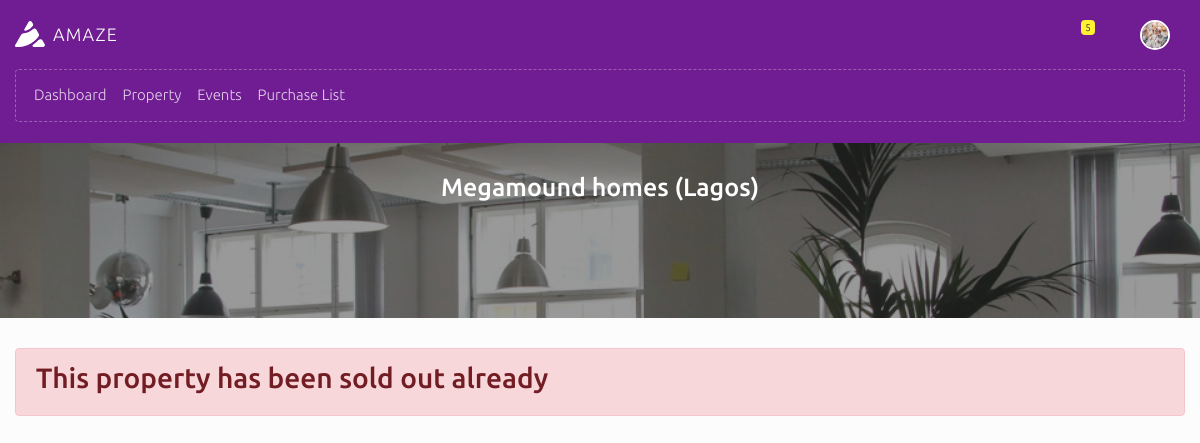
The page /clients/property-purchase.php?property_id=2fwRFg0lhx40W20 (signed in) on the database its author committed.
### tables this page shows
CREATE TABLE `clients` (
  `clients_id` int(255) NOT NULL,
  `clients_property_balance` varchar(255) DEFAULT '0',
  `clients_title` varchar(255) DEFAULT NULL,
  `clients_fullname` varchar(255) DEFAULT NULL,
  `clients_email` varchar(255) DEFAULT NULL,
  `clients_photo` varchar(255) DEFAULT NULL,
  `clients_phone_number` varchar(255) DEFAULT NULL,
  `clients_address` varchar(255) DEFAULT NULL,
  `clients_occupation` varchar(255) DEFAULT NULL,
  `clients_dob` varchar(255) DEFAULT NULL,
  `clients_valid_id` varchar(255) DEFAULT NULL,
  `clients_agent_id` varchar(255) DEFAULT NULL,
  `clients_business_id` varchar(255) DEFAULT NULL,
  `clients_password` varchar(255) DEFAULT NULL,
  `client_profile_update_count` varchar(255) NOT NULL DEFAULT '0',
  `clients_created_on` datetime NOT NULL
);

CREATE TABLE `property` (
  `property_id` int(255) NOT NULL,
  `property_uniq_id` varchar(255) DEFAULT NULL,
  `property_type` int(255) DEFAULT NULL,
  `property_name` varchar(255) DEFAULT NULL,
  `property_location` varchar(255) DEFAULT NULL,
  `property_address` varchar(255) DEFAULT NULL,
  `property_file` varchar(5000) DEFAULT NULL,
  `property_desc` varchar(2555) DEFAULT NULL,
  `property_price` varchar(255) DEFAULT NULL,
  `property_sq_fit` varchar(255) DEFAULT NULL,
  `property_year` varchar(255) DEFAULT NULL,
  `property_features` varchar(5000) DEFAULT NULL,
  `property_bedroom` varchar(255) DEFAULT NULL,
  `property_status` enum('active','sold') NOT NULL DEFAULT 'active',
  `property_created_on` datetime NOT NULL
);

### includes/db-functions.php (called while the page is built, shortened)
<?php
	include("config.php");
	function query_single_property($property_id, $type, $data = false){
		global $con;
		$query = mysqli_query($con, "SELECT * FROM property JOIN property_type on property.property_type=property_type.property_type_id WHERE $type='$property_id'");
		return $data ? $query : mysqli_num_rows($query);
	}
	function admin_query_client($client_id,$business_id, $agent_id, $data = false){
		global $con;
		$query = mysqli_query($con, "SELECT * FROM clients WHERE clients_business_id ='$business_id' AND clients_agent_id ='$agent_id' AND clients_id='$client_id' ");
		return $data ? $query : mysqli_num_rows($query);
	}
?>

### clients/property-purchase.php (the view, shortened to what this page needs)
<?php
    include("includes/header.php");
    if ( isset($_GET['property_id']) && !empty($_GET['property_id'])  ) {
        $property_id = $_GET['property_id'];
        if (query_single_property($property_id, 'property_uniq_id') > 0 )  {
           $query_property = query_single_property($property_id, 'property_uniq_id', true);
           $fetch_property_info = mysqli_fetch_assoc($query_property);
        }else{
            header("location:../404");
        }
    }else{
         header("location:../404");
    }
?>
<link rel="stylesheet" href="../assets/plugins/bootstrap-select/css/bootstrap-select.css" />
    <div class="body_area" >
        <div class="block-header" style="postion:relative; background: url(../assets/images/realestate/co1.jpg) no-repeat fixed center/ cover; min-height:250px!important; display: grid; place-items: center;">
            <div class="container">
                <div class="row clearfix">
                    <div class="col-lg-12 col-md-12 text-center">
                        <h1 class="mb-3 mt-1"><?php echo $fetch_property_info['property_name'] ?>   (<?php echo $fetch_property_info['property_location'] ?>)</h1>
                    </div>
                </div>
            </div>
        </div>
        <div class="container">
            <?php
                if ($fetch_property_info['property_status'] == 'sold' ) {
            ?>
                <div class="alert alert-danger">
                    <h3>This property has been sold out already</h3>
                </div>
            <?php
                }
            ?>
        </div>
    </div>
</div>
</body>
</html>

### clients/includes/header.php (shortened to what this page needs)
    <?php
    $query_client_info = admin_query_client($session_logged_in_client_id, $session_logged_in_business_id, $session_logged_in_agent_id,true);
    $fetch_client_info = mysqli_fetch_assoc($query_client_info);
?>
<!doctype html>
<html class="no-js " lang="en">
<head>
<link rel="stylesheet" href="../assets/plugins/bootstrap/css/bootstrap.min.css">
<link rel="stylesheet" href="../assets/plugins/jquery-datatable/dataTables.bootstrap4.min.css">
<link rel="stylesheet" href="../assets/plugins/jvectormap/jquery-jvectormap-2.0.3.min.css"/>
<link rel="stylesheet" href="../assets/plugins/c3/plugin.css"/>
<link rel="stylesheet" href="../assets/css/amaze.style.min.css">
</head>
<body class="font-ubuntu h_menu">
<div id="body" class="theme-purple">
    <nav class="top_navbar">
        <div class="container">
            <div class="row clearfix">
                <div class="col-12">
                    <div class="d-flex justify-content-between align-items-center">
                        <div class="navbar-logo">
                            <a class="navbar-brand" href="index.html"><img src="../assets/images/logo.svg" width="30" alt="Amaze"><span class="ml-2">Amaze</span></a>
                        </div>
                        <div class="d-flex justify-content-end justify-content-md-between align-items-center flex-grow-1">
                            <ul class="navbar">
                                <li class="dropdown notifications">
                                    <a href="javascript:void(0);" class="dropdown-toggle" data-toggle="dropdown" role="button"><i class="icon-bell"></i><span class="label-count">5</span></a>
                                </li>
                                <li class="dropdown profile">
                                    <a href="javascript:void(0);" class="dropdown-toggle" data-toggle="dropdown" role="button">
                                        <img class="rounded-circle"  src="<?php echo $fetch_client_info['clients_photo']; ?>" style="width:30px; height: 30px;object-fit: cover;">
                                    </a>
                                </li>
                            </ul>
                        </div>
                    </div>
                </div>
            </div>
        </div>
    </nav>
    <aside id="leftsidebar" class="sidebar">
        <div class="container">
            <div class="row clearfix">
                <div class="col-12">
                    <div class="menu">
                        <ul class="list">
                            <li>
                                <a href="dashboard" class="menu-toggle"><i class="zmdi zmdi-home"></i><span>Dashboard</span></a>
                            </li>
                            <li><a href="property-list"><i class="zmdi zmdi-hospital-alt"></i><span>Property</span></a></li>
                            <li><a href="events" class="menu-toggle"><i class="zmdi zmdi-apps"></i><span>Events</span></a></li>
                            <li><a href="purchase-list" class="menu-toggle"><i class="zmdi zmdi-apps"></i><span>Purchase List</span></a></li>
                        </ul>
                    </div>
                </div>
            </div>
        </div>
    </aside>

### clients/property-purchase.php (style rules this page uses)
.block-header { overflow:hidden; position: relative; z-index: 1; }
.block-header::after { content:""; position:absolute; left:0; top:0; width:100%; height:100%; background:rgba(0, 0, 0, 0.4); z-index: -1; }

### rows shown on the page
clients: clients_photo (picture)
property: property_name "Megamound homes", property_location "Lagos"
